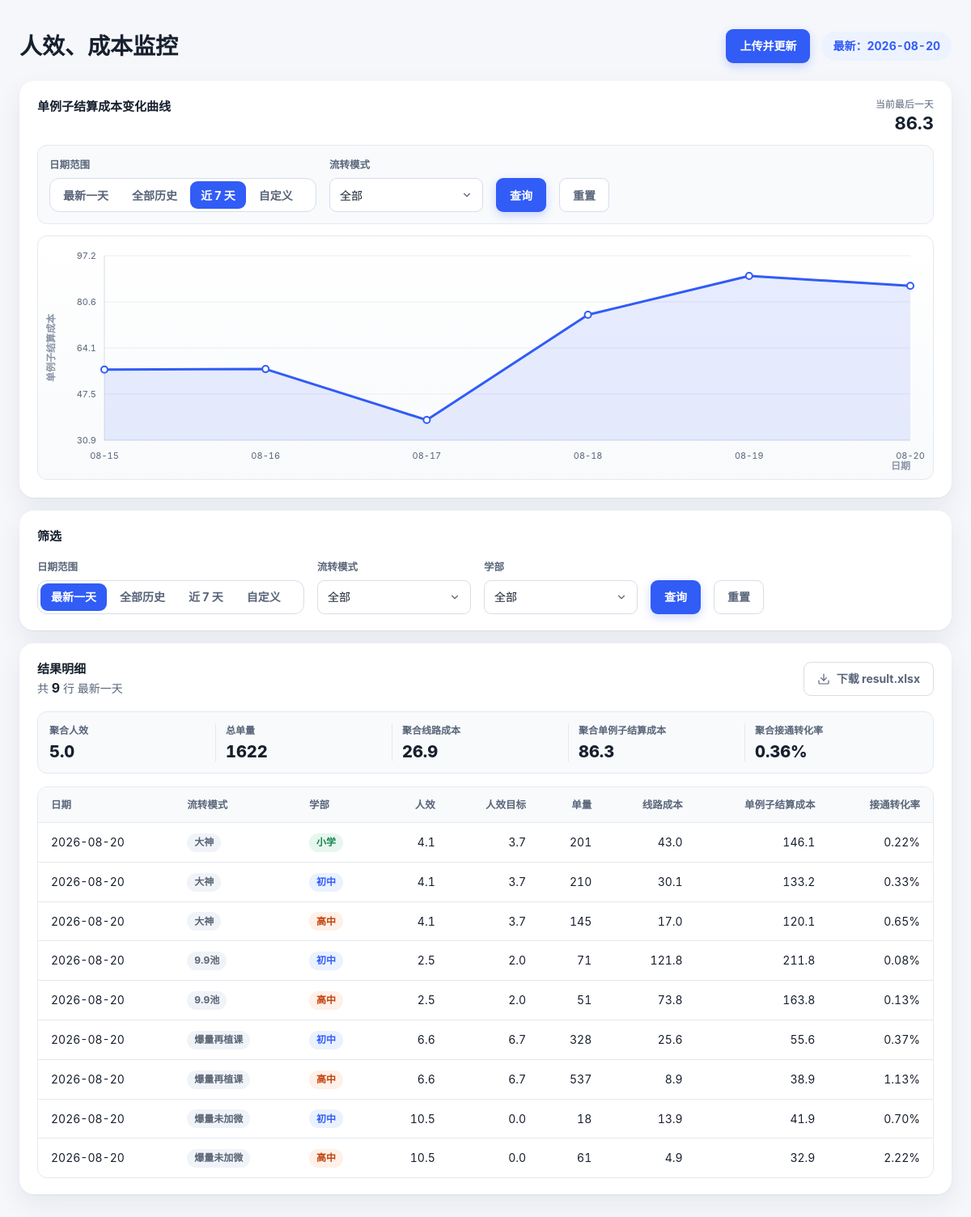
The page / on the database its author committed.
### tables this page shows
CREATE TABLE result(
            日期 TEXT NOT NULL,
            流转模式 TEXT NOT NULL,
            学部 TEXT NOT NULL,
            人效 REAL,
            线路成本 REAL,
            单例子结算成本 REAL,
            接通转化率 REAL, 单量 REAL, 出勤 REAL, 人效单量 REAL, AI接通数 REAL, 人效目标 REAL,
            PRIMARY KEY(日期, 流转模式, 学部));

### app.py (the view)
@app.route("/", methods=["GET"])
def index():
    chart_filters = _filters_from_request("chart", default_view="7d")
    table_filters = _filters_from_request("table", include_xuebu=True, default_view="latest")
    rows = fetch_filtered(
        view=str(table_filters["view"]),
        start=table_filters["start"],
        end=table_filters["end"],
        mode=table_filters["modes"],
        xuebu=table_filters["xuebus"],
    )
    trend = fetch_cost_trend(
        view=str(chart_filters["view"]),
        start=chart_filters["start"],
        end=chart_filters["end"],
        mode=chart_filters["modes"],
    )
    formatted_rows = []
    for row in rows:
        item = dict(row)
        item["人效_display"] = _fmt_num(row["人效"], 1)
        item["人效目标_display"] = _fmt_num(row["人效目标"], 1)
        item["单量_display"] = _fmt_int(row["单量"])
        item["线路成本_display"] = _fmt_cost(row["线路成本"])
        item["单例子结算成本_display"] = _fmt_cost(row["单例子结算成本"])
        item["接通转化率_display"] = _fmt_rate(row["接通转化率"])
        formatted_rows.append(item)
    status = request.args.get("status")
    return render_template(
        "index.html",
        rows=formatted_rows,
        metrics=_metrics(rows),
        table_aggregate=_table_aggregate(rows),
        dates=distinct_dates(),
        modes=distinct_modes(),
        xuebus=S.XUBU_WHITELIST,
        latest_date=latest_date(),
        chart_filters=chart_filters,
        table_filters=table_filters,
        chart_preserve_args=_template_preserve_args("table", table_filters),
        table_preserve_args=_template_preserve_args("chart", chart_filters),
        trend=trend,
        view_label=_view_label(table_filters),
        download_url=_download_url(table_filters),
        chart_reset_url=_url_with_filters(_default_filters(), table_filters),
        table_reset_url=_url_with_filters(chart_filters, _default_filters(include_xuebu=True, view="latest")),
        status=status,
    )

### app.py (called while the page is built, shortened)
def _filters_from_request(prefix: str, include_xuebu: bool = False, default_view: str = "7d") -> dict[str, object]:
    filters: dict[str, object] = {
        "view": request.values.get(f"{prefix}_view") or default_view,
        "start": request.values.get(f"{prefix}_start") or None,
        "end": request.values.get(f"{prefix}_end") or None,
        "modes": [mode for mode in request.values.getlist(f"{prefix}_mode") if mode],
    }
    if include_xuebu:
        filters["xuebus"] = [xuebu for xuebu in request.values.getlist(f"{prefix}_xuebu") if xuebu]
    return filters

def _prefixed_args(prefix: str, filters: dict[str, object]) -> list[tuple[str, object]]:
    args = [
        (f"{prefix}_view", filters["view"]),
        (f"{prefix}_start", filters["start"] or ""),
        (f"{prefix}_end", filters["end"] or ""),
    ]
    args.extend((f"{prefix}_mode", mode) for mode in filters["modes"])
    if "xuebus" in filters:
        args.extend((f"{prefix}_xuebu", xuebu) for xuebu in filters["xuebus"])
    return args

def _default_filters(include_xuebu: bool = False, view: str = "7d") -> dict[str, object]:
    filters: dict[str, object] = {"view": view, "start": None, "end": None, "modes": []}
    if include_xuebu:
        filters["xuebus"] = []
    return filters

def _url_with_filters(chart_filters: dict[str, object], table_filters: dict[str, object]) -> str:
    return url_for("index") + "?" + urlencode(_prefixed_args("chart", chart_filters) + _prefixed_args("table", table_filters))

def _template_preserve_args(prefix: str, filters: dict[str, object]) -> list[dict[str, object]]:
    args = []
    for key, value in _prefixed_args(prefix, filters):
        if isinstance(value, str) and value == "":
            continue
        args.append({"name": key, "value": value})
    return args

def _fmt_num(value: object, digits: int = 1) -> str:
    if value is None:
        return "-"
    return f"{float(value):.{digits}f}"

def _fmt_cost(value: object) -> str:
    if value is None:
        return "-"
    return f"{float(value):.1f}"

def _fmt_rate(value: object) -> str:
    if value is None:
        return "-"
    return f"{float(value) * 100:.2f}%"

def _fmt_int(value: object) -> str:
    if value is None:
        return "-"
    return str(int(round(float(value))))

def _view_label(filters: dict[str, object]) -> str:
    view = str(filters["view"])
    if view == "latest":
        return "最新一天"

### templates/index.html (shortened to what this page needs)
<!doctype html>
<html lang="zh-CN">
<head>
</head>
<body>
  <main class="page">
    <header class="topbar">
      <div class="topbar-main">
        <h1>人效、成本监控</h1>
      </div>
      <div class="topbar-actions">
        <form action="{{ url_for('upload') }}" method="post">
          <button class="btn btn-primary" type="submit">上传并更新</button>
        </form>
        <div class="latest-badge">最新：{{ latest_date or "暂无数据" }}</div>
      </div>
    </header>
    <div class="stack">
      <section class="card chart-card" aria-labelledby="trend-title">
        <div class="chart-head">
          <div class="chart-title-wrap">
            <h2 class="section-title" id="trend-title">单例子结算成本变化曲线</h2>
          </div>
          <div class="chart-stat">
            当前最后一天
            <b id="trend-latest">-</b>
          </div>
        </div>
        <form class="controls chart-controls js-range-form" action="{{ url_for('index') }}" method="get">
          <div class="field date-range-field">
            <span class="field-label">日期范围</span>
            <div class="segmented" role="group" aria-label="曲线日期范围">
              {% for value, label in [("latest", "最新一天"), ("all", "全部历史"), ("7d", "近 7 天"), ("custom", "自定义")] %}
                <button class="segment" type="button" data-view="{{ value }}" aria-pressed="{{ 'true' if chart_filters.view == value else 'false' }}">{{ label }}</button>
              {% endfor %}
            </div>
          </div>
          <div class="field">
            <span class="field-label">流转模式</span>
            <details class="mode-dropdown js-mode-dropdown">
              <summary><span class="mode-summary">全部</span></summary>
            </details>
          </div>
          <button class="btn btn-primary" type="submit">查询</button>
          <a class="btn btn-secondary" href="{{ chart_reset_url }}">重置</a>
        </form>
        <div class="chart-wrap" id="trend-chart" data-points='{{ trend|tojson }}'>
          <svg class="chart-svg" role="img" aria-labelledby="trend-title" aria-describedby="trend-desc"></svg>
        </div>
      </section>
      <section class="card" aria-labelledby="filter-title">
        <div class="section-head">
          <div>
            <h2 class="section-title" id="filter-title">筛选</h2>
          </div>
        </div>
        <form class="controls js-range-form" action="{{ url_for('index') }}" method="get">
          <div class="field date-range-field">
            <span class="field-label">日期范围</span>
            <div class="segmented" role="group" aria-label="明细日期范围">
              {% for value, label in [("latest", "最新一天"), ("all", "全部历史"), ("7d", "近 7 天"), ("custom", "自定义")] %}
                <button class="segment" type="button" data-view="{{ value }}" aria-pressed="{{ 'true' if table_filters.view == value else 'false' }}">{{ label }}</button>
              {% endfor %}
            </div>
          </div>
          <div class="field">
            <span class="field-label">流转模式</span>
            <details class="mode-dropdown js-mode-dropdown">
              <summary><span class="mode-summary">全部</span></summary>
            </details>
          </div>
          <div class="field">
            <span class="field-label">学部</span>
            <details class="mode-dropdown js-mode-dropdown" id="table-xuebu">
              <summary><span class="mode-summary">全部</span></summary>
            </details>
          </div>
          <button class="btn btn-primary" type="submit">查询</button>
          <a class="btn btn-secondary" href="{{ table_reset_url }}">重置</a>
        </form>
      </section>
      <section class="card" id="results" aria-labelledby="result-title">
        <div class="table-head">
          <div>
            <h2 class="section-title" id="result-title">结果明细</h2>
            <div class="result-count">共 <b>{{ rows|length }}</b> 行 <span>{{ view_label }}</span></div>
          </div>
          <a class="btn btn-secondary" href="{{ download_url }}">
            <svg width="16" height="16" viewBox="0 0 24 24" fill="none" stroke="currentColor" stroke-width="1.8" stroke-linecap="round" stroke-linejoin="round" aria-hidden="true"><path d="M21 15v4a2 2 0 0 1-2 2H5a2 2 0 0 1-2-2v-4"/><path d="m7 10 5 5 5-5"/><path d="M12 15V3"/></svg>
            下载 result.xlsx
          </a>
        </div>
        <div class="result-summary" aria-label="当前筛选聚合">
          <div class="summary-item">
            <span class="summary-label">聚合人效</span>
            <span class="summary-value">{{ table_aggregate.efficiency }}</span>
          </div>
          <div class="summary-item">
            <span class="summary-label">总单量</span>
            <span class="summary-value">{{ table_aggregate.total_examples }}</span>
          </div>
          <div class="summary-item">
            <span class="summary-label">聚合线路成本</span>
            <span class="summary-value">{{ table_aggregate.line_cost }}</span>
          </div>
          <div class="summary-item">
            <span class="summary-label">聚合单例子结算成本</span>
            <span class="summary-value">{{ table_aggregate.case_cost }}</span>
          </div>
          <div class="summary-item">
            <span class="summary-label">聚合接通转化率</span>
            <span class="summary-value">{{ table_aggregate.rate }}</span>
          </div>
        </div>
        <div class="table-wrap">
          {% if rows %}
            <table>
              <thead>
                <tr>
                  <th>日期</th>
                  <th>流转模式</th>
                  <th>学部</th>
                  <th>人效</th>
                  <th>人效目标</th>
                  <th>单量</th>
                  <th>线路成本</th>
                  <th>单例子结算成本</th>
                  <th>接通转化率</th>
                </tr>
              </thead>
              <tbody>
                {% for row in rows %}
                  <tr>
                    <td class="date-value">{{ row["日期"] }}</td>
                    <td><span class="pill mode">{{ row["流转模式"] }}</span></td>
                    <td><span class="pill x{{ row['学部'] }}">{{ row["学部"] }}</span></td>
                    <td class="num">{{ row["人效_display"] }}</td>
                    <td class="num">{{ row["人效目标_display"] }}</td>
                    <td class="num">{{ row["单量_display"] }}</td>
                    <td class="num">{{ row["线路成本_display"] }}</td>
                    <td class="num">{{ row["单例子结算成本_display"] }}</td>
                    <td class="num">{{ row["接通转化率_display"] }}</td>
                  </tr>
                {% endfor %}
              </tbody>
            </table>
          {% else %}
            <div class="empty">
              <strong>没有符合条件的结果</strong><br>
              调整筛选条件，或上传新的 tongshi 表和 zhuanhua 表。
            </div>
          {% endif %}
        </div>
      </section>
    </div>
  </main>
</body>
</html>

### rows shown on the page
result: 日期 "2026-08-20", 流转模式 "大神", 学部 "小学", 人效_display "4.1", 人效目标_display "3.7", 单量_display "201", 线路成本_display "43.0", 单例子结算成本_display "146.1", 接通转化率_display "0.22%"
result: 日期 "2026-08-20", 流转模式 "大神", 学部 "初中", 人效_display "4.1", 人效目标_display "3.7", 单量_display "210", 线路成本_display "30.1", 单例子结算成本_display "133.2", 接通转化率_display "0.33%"
result: 日期 "2026-08-20", 流转模式 "大神", 学部 "高中", 人效_display "4.1", 人效目标_display "3.7", 单量_display "145", 线路成本_display "17.0", 单例子结算成本_display "120.1", 接通转化率_display "0.65%"
result: 日期 "2026-08-20", 流转模式 "9.9池", 学部 "初中", 人效_display "2.5", 人效目标_display "2.0", 单量_display "71", 线路成本_display "121.8", 单例子结算成本_display "211.8", 接通转化率_display "0.08%"
result: 日期 "2026-08-20", 流转模式 "9.9池", 学部 "高中", 人效_display "2.5", 人效目标_display "2.0", 单量_display "51", 线路成本_display "73.8", 单例子结算成本_display "163.8", 接通转化率_display "0.13%"
result: 日期 "2026-08-20", 流转模式 "爆量再植课", 学部 "初中", 人效_display "6.6", 人效目标_display "6.7", 单量_display "328", 线路成本_display "25.6", 单例子结算成本_display "55.6", 接通转化率_display "0.37%"
result: 日期 "2026-08-20", 流转模式 "爆量再植课", 学部 "高中", 人效_display "6.6", 人效目标_display "6.7", 单量_display "537", 线路成本_display "8.9", 单例子结算成本_display "38.9", 接通转化率_display "1.13%"
result: 日期 "2026-08-20", 流转模式 "爆量未加微", 学部 "初中", 人效_display "10.5", 人效目标_display "0.0", 单量_display "18", 线路成本_display "13.9", 单例子结算成本_display "41.9", 接通转化率_display "0.70%"
result: 日期 "2026-08-20", 流转模式 "爆量未加微", 学部 "高中", 人效_display "10.5", 人效目标_display "0.0", 单量_display "61", 线路成本_display "4.9", 单例子结算成本_display "32.9", 接通转化率_display "2.22%"

### other values the page prints
{{ latest_date or "暂无数据" }} "2026-08-20"
{{ label }} "最新一天" "全部历史" "近 7 天" "自定义"
{{ rows|length }} "9"
{{ view_label }} "最新一天"
{{ table_aggregate.efficiency }} "5.0"
{{ table_aggregate.total_examples }} "1622"
{{ table_aggregate.line_cost }} "26.9"
{{ table_aggregate.case_cost }} "86.3"
{{ table_aggregate.rate }} "0.36%"
